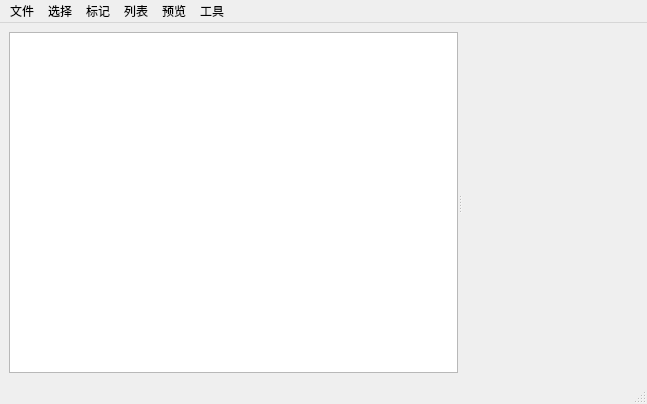
<?xml version="1.0" encoding="UTF-8"?>
<ui version="4.0">
 <class>PictureBrowser</class>
 <widget class="QMainWindow" name="PictureBrowser">
  <property name="geometry">
   <rect>
    <x>0</x>
    <y>0</y>
    <width>647</width>
    <height>404</height>
   </rect>
  </property>
  <property name="windowTitle">
   <string>图片浏览</string>
  </property>
  <widget class="QWidget" name="centralwidget">
   <layout class="QVBoxLayout" name="verticalLayout">
    <item>
     <widget class="QSplitter" name="splitter">
      <property name="orientation">
       <enum>Qt::Horizontal</enum>
      </property>
      <widget class="QListWidget" name="listWidget">
       <property name="contextMenuPolicy">
        <enum>Qt::CustomContextMenu</enum>
       </property>
       <property name="selectionMode">
        <enum>QAbstractItemView::ExtendedSelection</enum>
       </property>
       <property name="verticalScrollMode">
        <enum>QAbstractItemView::ScrollPerPixel</enum>
       </property>
       <property name="horizontalScrollMode">
        <enum>QAbstractItemView::ScrollPerPixel</enum>
       </property>
       <property name="movement">
        <enum>QListView::Static</enum>
       </property>
       <property name="viewMode">
        <enum>QListView::IconMode</enum>
       </property>
       <property name="wordWrap">
        <bool>true</bool>
       </property>
      </widget>
      <widget class="ResizablePicture" name="previewPicture" native="true"/>
     </widget>
    </item>
   </layout>
  </widget>
  <widget class="QMenuBar" name="menubar">
   <property name="geometry">
    <rect>
     <x>0</x>
     <y>0</y>
     <width>647</width>
     <height>26</height>
    </rect>
   </property>
   <widget class="QMenu" name="menu">
    <property name="title">
     <string>文件</string>
    </property>
    <addaction name="actionOpen_In_Explore"/>
    <addaction name="actionBack_Prev_Directory"/>
    <addaction name="separator"/>
    <addaction name="actionOpen_Directory"/>
    <addaction name="actionUndo_Delete_Command"/>
    <addaction name="actionRefresh"/>
   </widget>
   <widget class="QMenu" name="menu_2">
    <property name="title">
     <string>列表</string>
    </property>
    <widget class="QMenu" name="menuSort_Type">
     <property name="title">
      <string>排序方式</string>
     </property>
     <addaction name="actionSort_By_Time"/>
     <addaction name="actionSort_By_Name"/>
     <addaction name="separator"/>
     <addaction name="actionSort_AESC"/>
     <addaction name="actionSort_DESC"/>
    </widget>
    <widget class="QMenu" name="menuIcon_Size">
     <property name="title">
      <string>图标大小</string>
     </property>
     <addaction name="actionIcon_Largest"/>
     <addaction name="actionIcon_Large"/>
     <addaction name="actionIcon_Middle"/>
     <addaction name="actionIcon_Small"/>
     <addaction name="separator"/>
     <addaction name="actionIcon_Lager"/>
     <addaction name="actionIcon_Smaller"/>
    </widget>
    <widget class="QMenu" name="menuSlide_Interval">
     <property name="title">
      <string>播放参数</string>
     </property>
     <addaction name="actionSlide_16ms"/>
     <addaction name="actionSlide_33ms"/>
     <addaction name="actionSlide_50ms"/>
     <addaction name="actionSlide_100ms"/>
     <addaction name="actionSlide_200ms"/>
     <addaction name="actionSlide_500ms"/>
     <addaction name="actionSlide_1000ms"/>
     <addaction name="actionSlide_3000ms"/>
     <addaction name="separator"/>
     <addaction name="actionSlide_Return_First"/>
    </widget>
    <widget class="QMenu" name="menuGIF_Params">
     <property name="title">
      <string>GIF 参数</string>
     </property>
     <addaction name="actionGIF_Use_Record_Interval"/>
     <addaction name="actionGIF_Use_Display_Interval"/>
     <addaction name="separator"/>
     <addaction name="actionGIF_Compress_None"/>
     <addaction name="actionGIF_Compress_x2"/>
     <addaction name="actionGIF_Compress_x4"/>
     <addaction name="actionGIF_Compress_x8"/>
     <addaction name="separator"/>
     <addaction name="actionDither_Enabled"/>
     <addaction name="actionDither_Disabled"/>
    </widget>
    <addaction name="menuIcon_Size"/>
    <addaction name="menuSort_Type"/>
    <addaction name="separator"/>
    <addaction name="actionStart_Play_GIF"/>
    <addaction name="menuSlide_Interval"/>
    <addaction name="separator"/>
    <addaction name="actionGeneral_GIF"/>
    <addaction name="menuGIF_Params"/>
   </widget>
   <widget class="QMenu" name="menu_3">
    <property name="title">
     <string>工具</string>
    </property>
    <addaction name="actionUnpack_GIF_File"/>
    <addaction name="actionGIF_ASCII_Art"/>
    <addaction name="actionFind_Similar"/>
    <addaction name="actionEmoji_Factory"/>
    <addaction name="actionImage_Theme_Colors"/>
    <addaction name="actionBatch_Clip"/>
   </widget>
   <widget class="QMenu" name="menu_4">
    <property name="title">
     <string>选择</string>
    </property>
    <addaction name="actionCopy_File"/>
    <addaction name="actionOpen_Select_In_Explore"/>
    <addaction name="separator"/>
    <addaction name="actionExtra_And_Copy"/>
    <addaction name="actionExtra_Selected"/>
    <addaction name="actionExtra_And_Delete"/>
    <addaction name="separator"/>
    <addaction name="actionSelect_Reverse"/>
    <addaction name="actionDelete_Selected"/>
    <addaction name="actionDelete_Unselected"/>
    <addaction name="actionDelete_Up_Files"/>
    <addaction name="actionDelete_Down_Files"/>
   </widget>
   <widget class="QMenu" name="menu_5">
    <property name="title">
     <string>预览</string>
    </property>
    <addaction name="actionZoom_In"/>
    <addaction name="actionZoom_Out"/>
    <addaction name="actionRestore_Size"/>
    <addaction name="separator"/>
    <addaction name="actionOrigin_Size"/>
    <addaction name="actionFill_Size"/>
   </widget>
   <widget class="QMenu" name="menu_6">
    <property name="title">
     <string>标记</string>
    </property>
    <addaction name="actionMark_Red"/>
    <addaction name="actionMark_Green"/>
    <addaction name="actionMark_None"/>
    <addaction name="separator"/>
    <addaction name="actionSelect_Red_Marked"/>
    <addaction name="actionSelect_Green_Marked"/>
    <addaction name="separator"/>
    <addaction name="actionPlace_Red_Top"/>
    <addaction name="actionPlace_Green_Top"/>
   </widget>
   <addaction name="menu"/>
   <addaction name="menu_4"/>
   <addaction name="menu_6"/>
   <addaction name="menu_2"/>
   <addaction name="menu_5"/>
   <addaction name="menu_3"/>
  </widget>
  <widget class="QStatusBar" name="statusbar"/>
  <action name="actionRefresh">
   <property name="text">
    <string>刷新</string>
   </property>
   <property name="shortcut">
    <string>F5</string>
   </property>
  </action>
  <action name="actionIcon_Largest">
   <property name="checkable">
    <bool>true</bool>
   </property>
   <property name="text">
    <string>超大图标</string>
   </property>
  </action>
  <action name="actionIcon_Large">
   <property name="checkable">
    <bool>true</bool>
   </property>
   <property name="text">
    <string>大图标</string>
   </property>
   <property name="toolTip">
    <string>Icon Large</string>
   </property>
  </action>
  <action name="actionIcon_Middle">
   <property name="checkable">
    <bool>true</bool>
   </property>
   <property name="text">
    <string>中图标</string>
   </property>
   <property name="toolTip">
    <string>Icon Middle</string>
   </property>
  </action>
  <action name="actionIcon_Small">
   <property name="checkable">
    <bool>true</bool>
   </property>
   <property name="text">
    <string>小图标</string>
   </property>
  </action>
  <action name="actionFind_Similar">
   <property name="enabled">
    <bool>false</bool>
   </property>
   <property name="text">
    <string>检测相似图</string>
   </property>
  </action>
  <action name="actionDelete_Selected">
   <property name="text">
    <string>删除选中</string>
   </property>
   <property name="shortcut">
    <string>Del</string>
   </property>
  </action>
  <action name="actionZoom_In">
   <property name="text">
    <string>放大图片</string>
   </property>
   <property name="shortcut">
    <string>Ctrl+=</string>
   </property>
  </action>
  <action name="actionZoom_Out">
   <property name="text">
    <string>缩小图片</string>
   </property>
   <property name="shortcut">
    <string>Ctrl+-</string>
   </property>
  </action>
  <action name="actionIcon_Lager">
   <property name="text">
    <string>更大的图标</string>
   </property>
   <property name="shortcut">
    <string>Ctrl+Shift+=</string>
   </property>
  </action>
  <action name="actionIcon_Smaller">
   <property name="text">
    <string>更小的图标</string>
   </property>
   <property name="shortcut">
    <string>Ctrl+Shift+-</string>
   </property>
  </action>
  <action name="actionFill_Size">
   <property name="text">
    <string>填充大小</string>
   </property>
   <property name="shortcut">
    <string>Ctrl+0</string>
   </property>
  </action>
  <action name="actionExtra_Selected">
   <property name="text">
    <string>提取到外层</string>
   </property>
   <property name="toolTip">
    <string>提取到外层</string>
   </property>
   <property name="shortcut">
    <string>Ctrl+Shift+E</string>
   </property>
  </action>
  <action name="actionDelete_Unselected">
   <property name="text">
    <string>删除未选中</string>
   </property>
  </action>
  <action name="actionExtra_And_Delete">
   <property name="text">
    <string>提取选中并舍弃其他</string>
   </property>
   <property name="toolTip">
    <string>提取选中并删除其他</string>
   </property>
   <property name="shortcut">
    <string>Ctrl+Alt+Shift+E</string>
   </property>
  </action>
  <action name="actionOrigin_Size">
   <property name="text">
    <string>原始大小</string>
   </property>
   <property name="shortcut">
    <string>Ctrl+1</string>
   </property>
  </action>
  <action name="actionOpen_Select_In_Explore">
   <property name="text">
    <string>显示在资源管理器</string>
   </property>
  </action>
  <action name="actionOpen_In_Explore">
   <property name="text">
    <string>显示当前位置</string>
   </property>
  </action>
  <action name="actionBack_Prev_Directory">
   <property name="text">
    <string>返回上一级</string>
   </property>
   <property name="shortcut">
    <string>Backspace</string>
   </property>
  </action>
  <action name="actionCopy_File">
   <property name="text">
    <string>复制选中文件</string>
   </property>
   <property name="toolTip">
    <string>复制选中文件，可在资源管理器中粘贴</string>
   </property>
   <property name="shortcut">
    <string>Ctrl+C</string>
   </property>
  </action>
  <action name="actionCut_File">
   <property name="text">
    <string>剪切选中文件</string>
   </property>
   <property name="shortcut">
    <string>Ctrl+X</string>
   </property>
  </action>
  <action name="actionDelete_Up_Files">
   <property name="text">
    <string>删除前面所有</string>
   </property>
  </action>
  <action name="actionDelete_Down_Files">
   <property name="text">
    <string>删除后面所有</string>
   </property>
  </action>
  <action name="actionRestore_Size">
   <property name="text">
    <string>还原大小</string>
   </property>
   <property name="shortcut">
    <string>Ctrl+9</string>
   </property>
  </action>
  <action name="actionSort_By_Time">
   <property name="checkable">
    <bool>true</bool>
   </property>
   <property name="text">
    <string>按时间</string>
   </property>
  </action>
  <action name="actionSort_By_Name">
   <property name="checkable">
    <bool>true</bool>
   </property>
   <property name="text">
    <string>按名称</string>
   </property>
  </action>
  <action name="actionSort_AESC">
   <property name="checkable">
    <bool>true</bool>
   </property>
   <property name="text">
    <string>正序</string>
   </property>
  </action>
  <action name="actionSort_DESC">
   <property name="checkable">
    <bool>true</bool>
   </property>
   <property name="text">
    <string>反序</string>
   </property>
  </action>
  <action name="actionStart_Play_GIF">
   <property name="text">
    <string>自动播放</string>
   </property>
   <property name="shortcut">
    <string>Alt+P</string>
   </property>
  </action>
  <action name="actionSlide_100ms">
   <property name="checkable">
    <bool>true</bool>
   </property>
   <property name="text">
    <string>每隔 0.1s</string>
   </property>
  </action>
  <action name="actionSlide_200ms">
   <property name="checkable">
    <bool>true</bool>
   </property>
   <property name="text">
    <string>每隔 0.2s</string>
   </property>
  </action>
  <action name="actionSlide_500ms">
   <property name="checkable">
    <bool>true</bool>
   </property>
   <property name="text">
    <string>每隔 0.5s</string>
   </property>
  </action>
  <action name="actionSlide_1000ms">
   <property name="checkable">
    <bool>true</bool>
   </property>
   <property name="text">
    <string>每隔 1s</string>
   </property>
  </action>
  <action name="actionSlide_3000ms">
   <property name="checkable">
    <bool>true</bool>
   </property>
   <property name="text">
    <string>每隔 3s</string>
   </property>
  </action>
  <action name="actionSlide_Return_First">
   <property name="checkable">
    <bool>true</bool>
   </property>
   <property name="text">
    <string>循环播放</string>
   </property>
   <property name="shortcut">
    <string>Ctrl+Alt+Shift+R</string>
   </property>
  </action>
  <action name="actionSlide_16ms">
   <property name="checkable">
    <bool>true</bool>
   </property>
   <property name="text">
    <string>每隔 16ms</string>
   </property>
  </action>
  <action name="actionSlide_33ms">
   <property name="checkable">
    <bool>true</bool>
   </property>
   <property name="text">
    <string>每隔 33ms</string>
   </property>
  </action>
  <action name="actionMark_Red">
   <property name="text">
    <string>红标记</string>
   </property>
   <property name="shortcut">
    <string>Alt+R</string>
   </property>
  </action>
  <action name="actionMark_Green">
   <property name="text">
    <string>绿标记</string>
   </property>
   <property name="shortcut">
    <string>Alt+G</string>
   </property>
  </action>
  <action name="actionMark_None">
   <property name="text">
    <string>取消标记</string>
   </property>
   <property name="shortcut">
    <string>Alt+N</string>
   </property>
  </action>
  <action name="actionSelect_Green_Marked">
   <property name="text">
    <string>选中所有绿标记项</string>
   </property>
   <property name="shortcut">
    <string>Ctrl+R</string>
   </property>
  </action>
  <action name="actionSelect_Red_Marked">
   <property name="text">
    <string>选中所有红标记项</string>
   </property>
   <property name="shortcut">
    <string>Ctrl+G</string>
   </property>
  </action>
  <action name="actionPlace_Red_Top">
   <property name="text">
    <string>置顶所有红标记项</string>
   </property>
   <property name="shortcut">
    <string>Ctrl+Shift+R</string>
   </property>
  </action>
  <action name="actionPlace_Green_Top">
   <property name="text">
    <string>置顶所有绿标记项</string>
   </property>
   <property name="toolTip">
    <string>置顶所有绿标记项</string>
   </property>
   <property name="shortcut">
    <string>Ctrl+Shift+G</string>
   </property>
  </action>
  <action name="actionEmoji_Factory">
   <property name="enabled">
    <bool>false</bool>
   </property>
   <property name="text">
    <string>表情包制作</string>
   </property>
  </action>
  <action name="actionBatch_Clip">
   <property name="enabled">
    <bool>false</bool>
   </property>
   <property name="text">
    <string>批量裁剪边缘</string>
   </property>
   <property name="toolTip">
    <string>批量裁剪尺寸</string>
   </property>
  </action>
  <action name="actionImage_Theme_Colors">
   <property name="enabled">
    <bool>false</bool>
   </property>
   <property name="text">
    <string>提取主题色</string>
   </property>
  </action>
  <action name="actionOpen_Directory">
   <property name="text">
    <string>打开文件夹</string>
   </property>
  </action>
  <action name="actionSelect_Reverse">
   <property name="text">
    <string>反向选择</string>
   </property>
   <property name="shortcut">
    <string>Ctrl+Shift+I</string>
   </property>
  </action>
  <action name="actionUndo_Delete_Command">
   <property name="enabled">
    <bool>false</bool>
   </property>
   <property name="text">
    <string>撤销删除</string>
   </property>
   <property name="shortcut">
    <string>Ctrl+Shift+Z</string>
   </property>
  </action>
  <action name="actionGeneral_GIF">
   <property name="text">
    <string>生成 GIF</string>
   </property>
  </action>
  <action name="actionGIF_Use_Record_Interval">
   <property name="checkable">
    <bool>true</bool>
   </property>
   <property name="checked">
    <bool>true</bool>
   </property>
   <property name="text">
    <string>使用录制时间隔</string>
   </property>
  </action>
  <action name="actionGIF_Use_Display_Interval">
   <property name="checkable">
    <bool>true</bool>
   </property>
   <property name="text">
    <string>使用播放时间隔</string>
   </property>
  </action>
  <action name="actionSlide_50ms">
   <property name="text">
    <string>每隔 50ms</string>
   </property>
  </action>
  <action name="actionGIF_Compress_x2">
   <property name="checkable">
    <bool>true</bool>
   </property>
   <property name="text">
    <string>压缩至1/2边长</string>
   </property>
  </action>
  <action name="actionGIF_Compress_x4">
   <property name="checkable">
    <bool>true</bool>
   </property>
   <property name="text">
    <string>压缩至1/4边长</string>
   </property>
  </action>
  <action name="actionGIF_Compress_x8">
   <property name="checkable">
    <bool>true</bool>
   </property>
   <property name="text">
    <string>压缩至1/8边长</string>
   </property>
  </action>
  <action name="actionGIF_Compress_None">
   <property name="checkable">
    <bool>true</bool>
   </property>
   <property name="checked">
    <bool>true</bool>
   </property>
   <property name="text">
    <string>不压缩</string>
   </property>
  </action>
  <action name="actionUnpack_GIF_File">
   <property name="text">
    <string>GIF 分解</string>
   </property>
  </action>
  <action name="actionGIF_ASCII_Art">
   <property name="text">
    <string>GIF 字符画</string>
   </property>
  </action>
  <action name="actionDither_Enabled">
   <property name="checkable">
    <bool>true</bool>
   </property>
   <property name="checked">
    <bool>true</bool>
   </property>
   <property name="text">
    <string>抖动：开</string>
   </property>
  </action>
  <action name="actionDither_Disabled">
   <property name="checkable">
    <bool>true</bool>
   </property>
   <property name="text">
    <string>抖动：关</string>
   </property>
  </action>
  <action name="actionExtra_And_Copy">
   <property name="text">
    <string>复制到外层</string>
   </property>
   <property name="toolTip">
    <string>复制到外层</string>
   </property>
   <property name="shortcut">
    <string>Ctrl+E</string>
   </property>
  </action>
 </widget>
 <customwidgets>
  <customwidget>
   <class>ResizablePicture</class>
   <extends>QWidget</extends>
   <header location="global">resizablepicture.h</header>
   <container>1</container>
  </customwidget>
 </customwidgets>
 <resources/>
 <connections/>
</ui>
